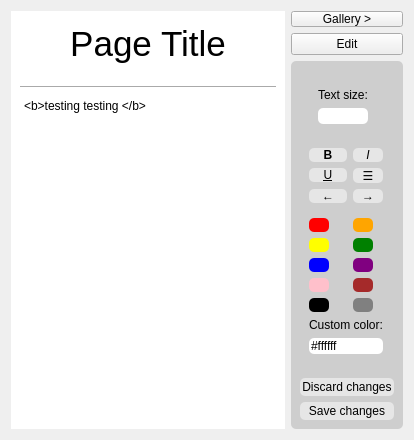
      <widget class="QWidget" name="Page">
       <layout class="QGridLayout" name="gridLayout_5">
        <item row="2" column="1" rowspan="4">
         <widget class="QWidget" name="widget" native="true">
          <property name="sizePolicy">
           <sizepolicy hsizetype="Fixed" vsizetype="Preferred">
            <horstretch>0</horstretch>
            <verstretch>0</verstretch>
           </sizepolicy>
          </property>
          <property name="maximumSize">
           <size>
            <width>120</width>
            <height>16777215</height>
           </size>
          </property>
          <property name="styleSheet">
           <string notr="true">QWidget{
color:black;
background-color:rgb(206, 206, 206);
font: 9pt &quot;Sans Serif Collection&quot;;
border-radius:5px;
}

QPushButton{
color:black;
background-color:#e6e6e6;
font: 9pt &quot;Sans Serif Collection&quot;;
border-radius:5px;
}

QPushButton:pressed{
background-color:gray;
}</string>
          </property>
          <layout class="QVBoxLayout" name="verticalLayout_8">
           <item>
            <widget class="QWidget" name="widget_8" native="true">
             <property name="styleSheet">
              <string notr="true"/>
             </property>
             <layout class="QGridLayout" name="gridLayout_7">
              <item row="11" column="1">
               <widget class="QPushButton" name="brownBtn">
                <property name="sizePolicy">
                 <sizepolicy hsizetype="Fixed" vsizetype="Fixed">
                  <horstretch>0</horstretch>
                  <verstretch>0</verstretch>
                 </sizepolicy>
                </property>
                <property name="maximumSize">
                 <size>
                  <width>20</width>
                  <height>20</height>
                 </size>
                </property>
                <property name="styleSheet">
                 <string notr="true">background-color:brown;</string>
                </property>
                <property name="text">
                 <string/>
                </property>
               </widget>
              </item>
              <item row="0" column="0" colspan="2">
               <widget class="QWidget" name="widget_9" native="true">
                <property name="sizePolicy">
                 <sizepolicy hsizetype="Preferred" vsizetype="Maximum">
                  <horstretch>0</horstretch>
                  <verstretch>0</verstretch>
                 </sizepolicy>
                </property>
                <property name="styleSheet">
                 <string notr="true">border:0px;</string>
                </property>
                <layout class="QVBoxLayout" name="verticalLayout_9">
                 <item>
                  <widget class="QLabel" name="label">
                   <property name="sizePolicy">
                    <sizepolicy hsizetype="Preferred" vsizetype="Fixed">
                     <horstretch>0</horstretch>
                     <verstretch>0</verstretch>
                    </sizepolicy>
                   </property>
                   <property name="styleSheet">
                    <string notr="true">border:0;
font: 8pt &quot;Sans Serif Collection&quot;;</string>
                   </property>
                   <property name="text">
                    <string>Text size:</string>
                   </property>
                  </widget>
                 </item>
                 <item>
                  <widget class="QLineEdit" name="textSize">
                   <property name="sizePolicy">
                    <sizepolicy hsizetype="Fixed" vsizetype="Fixed">
                     <horstretch>0</horstretch>
                     <verstretch>0</verstretch>
                    </sizepolicy>
                   </property>
                   <property name="minimumSize">
                    <size>
                     <width>20</width>
                     <height>0</height>
                    </size>
                   </property>
                   <property name="maximumSize">
                    <size>
                     <width>50</width>
                     <height>20</height>
                    </size>
                   </property>
                   <property name="styleSheet">
                    <string notr="true">background-color:white;</string>
                   </property>
                   <property name="inputMethodHints">
                    <set>Qt::InputMethodHint::ImhDigitsOnly|Qt::InputMethodHint::ImhFormattedNumbersOnly</set>
                   </property>
                  </widget>
                 </item>
                </layout>
               </widget>
              </item>
              <item row="14" column="0" colspan="2">
               <widget class="QLineEdit" name="colorLine">
                <property name="styleSheet">
                 <string notr="true">font: 9pt &quot;Sans Serif Collection&quot;;
background-color:white;</string>
                </property>
                <property name="text">
                 <string>#ffffff</string>
                </property>
               </widget>
              </item>
              <item row="9" column="1">
               <widget class="QPushButton" name="greenBtn">
                <property name="sizePolicy">
                 <sizepolicy hsizetype="Fixed" vsizetype="Fixed">
                  <horstretch>0</horstretch>
                  <verstretch>0</verstretch>
                 </sizepolicy>
                </property>
                <property name="maximumSize">
                 <size>
                  <width>20</width>
                  <height>20</height>
                 </size>
                </property>
                <property name="styleSheet">
                 <string notr="true">background-color:green;</string>
                </property>
                <property name="text">
                 <string/>
                </property>
               </widget>
              </item>
              <item row="5" column="0">
               <widget class="QPushButton" name="underlineBtn">
                <property name="styleSheet">
                 <string notr="true">text-decoration:underline;</string>
                </property>
                <property name="text">
                 <string>U</string>
                </property>
               </widget>
              </item>
              <item row="8" column="0">
               <widget class="QPushButton" name="redBtn">
                <property name="sizePolicy">
                 <sizepolicy hsizetype="Fixed" vsizetype="Fixed">
                  <horstretch>0</horstretch>
                  <verstretch>0</verstretch>
                 </sizepolicy>
                </property>
                <property name="maximumSize">
                 <size>
                  <width>20</width>
                  <height>20</height>
                 </size>
                </property>
                <property name="styleSheet">
                 <string notr="true">background-color:red;</string>
                </property>
                <property name="text">
                 <string/>
                </property>
               </widget>
              </item>
              <item row="15" column="0" colspan="2">
               <widget class="Line" name="line_8">
                <property name="orientation">
                 <enum>Qt::Orientation::Horizontal</enum>
                </property>
               </widget>
              </item>
              <item row="1" column="0" colspan="2">
               <widget class="Line" name="line_5">
                <property name="styleSheet">
                 <string notr="true">border-left:0;
border-right:0;
border-bottom:0;</string>
                </property>
                <property name="orientation">
                 <enum>Qt::Orientation::Horizontal</enum>
                </property>
               </widget>
              </item>
              <item row="13" column="0" colspan="2">
               <widget class="QLabel" name="label_2">
                <property name="sizePolicy">
                 <sizepolicy hsizetype="Preferred" vsizetype="Fixed">
                  <horstretch>0</horstretch>
                  <verstretch>0</verstretch>
                 </sizepolicy>
                </property>
                <property name="styleSheet">
                 <string notr="true">border:0;
font: 8pt &quot;Sans Serif Collection&quot;;</string>
                </property>
                <property name="text">
                 <string>Custom color:</string>
                </property>
               </widget>
              </item>
              <item row="9" column="0">
               <widget class="QPushButton" name="yellowBtn">
                <property name="sizePolicy">
                 <sizepolicy hsizetype="Fixed" vsizetype="Fixed">
                  <horstretch>0</horstretch>
                  <verstretch>0</verstretch>
                 </sizepolicy>
                </property>
                <property name="maximumSize">
                 <size>
                  <width>20</width>
                  <height>20</height>
                 </size>
                </property>
                <property name="styleSheet">
                 <string notr="true">background-color:yellow</string>
                </property>
                <property name="text">
                 <string/>
                </property>
               </widget>
              </item>
              <item row="11" column="0">
               <widget class="QPushButton" name="pinkBtn">
                <property name="sizePolicy">
                 <sizepolicy hsizetype="Fixed" vsizetype="Fixed">
                  <horstretch>0</horstretch>
                  <verstretch>0</verstretch>
                 </sizepolicy>
                </property>
                <property name="maximumSize">
                 <size>
                  <width>20</width>
                  <height>20</height>
                 </size>
                </property>
                <property name="styleSheet">
                 <string notr="true">background-color:pink;</string>
                </property>
                <property name="text">
                 <string/>
                </property>
               </widget>
              </item>
              <item row="4" column="1">
               <widget class="QPushButton" name="italicBtn">
                <property name="styleSheet">
                 <string notr="true">font-style:italic;</string>
                </property>
                <property name="text">
                 <string>I</string>
                </property>
               </widget>
              </item>
              <item row="7" column="0" colspan="2">
               <widget class="Line" name="line_4">
                <property name="styleSheet">
                 <string notr="true">border-left:0;
border-right:0;
border-bottom:0;</string>
                </property>
                <property name="orientation">
                 <enum>Qt::Orientation::Horizontal</enum>
                </property>
               </widget>
              </item>
              <item row="12" column="1">
               <widget class="QPushButton" name="grayBtn">
                <property name="sizePolicy">
                 <sizepolicy hsizetype="Fixed" vsizetype="Fixed">
                  <horstretch>0</horstretch>
                  <verstretch>0</verstretch>
                 </sizepolicy>
                </property>
                <property name="maximumSize">
                 <size>
                  <width>20</width>
                  <height>20</height>
                 </size>
                </property>
                <property name="styleSheet">
                 <string notr="true">background-color:gray;</string>
                </property>
                <property name="text">
                 <string/>
                </property>
               </widget>
              </item>
              <item row="10" column="1">
               <widget class="QPushButton" name="purpleBtn">
                <property name="sizePolicy">
                 <sizepolicy hsizetype="Fixed" vsizetype="Fixed">
                  <horstretch>0</horstretch>
                  <verstretch>0</verstretch>
                 </sizepolicy>
                </property>
                <property name="maximumSize">
                 <size>
                  <width>20</width>
                  <height>20</height>
                 </size>
                </property>
                <property name="styleSheet">
                 <string notr="true">background-color:purple</string>
                </property>
                <property name="text">
                 <string/>
                </property>
               </widget>
              </item>
              <item row="8" column="1">
               <widget class="QPushButton" name="orangeBtn">
                <property name="maximumSize">
                 <size>
                  <width>20</width>
                  <height>20</height>
                 </size>
                </property>
                <property name="styleSheet">
                 <string notr="true">background-color:orange</string>
                </property>
                <property name="text">
                 <string/>
                </property>
               </widget>
              </item>
              <item row="12" column="0">
               <widget class="QPushButton" name="blackBtn">
                <property name="sizePolicy">
                 <sizepolicy hsizetype="Fixed" vsizetype="Fixed">
                  <horstretch>0</horstretch>
                  <verstretch>0</verstretch>
                 </sizepolicy>
                </property>
                <property name="maximumSize">
                 <size>
                  <width>20</width>
                  <height>20</height>
                 </size>
                </property>
                <property name="styleSheet">
                 <string notr="true">background-color:black;</string>
                </property>
                <property name="text">
                 <string/>
                </property>
               </widget>
              </item>
              <item row="4" column="0">
               <widget class="QPushButton" name="boldBtn">
                <property name="styleSheet">
                 <string notr="true">font-weight:bold;</string>
                </property>
                <property name="text">
                 <string>B</string>
                </property>
               </widget>
              </item>
              <item row="10" column="0">
               <widget class="QPushButton" name="blueBtn">
                <property name="sizePolicy">
                 <sizepolicy hsizetype="Fixed" vsizetype="Fixed">
                  <horstretch>0</horstretch>
                  <verstretch>0</verstretch>
                 </sizepolicy>
                </property>
                <property name="maximumSize">
                 <size>
                  <width>20</width>
                  <height>20</height>
                 </size>
                </property>
                <property name="styleSheet">
                 <string notr="true">background-color:blue;</string>
                </property>
                <property name="text">
                 <string/>
                </property>
               </widget>
              </item>
              <item row="5" column="1">
               <widget class="QPushButton" name="centerBtn">
                <property name="text">
                 <string>☰</string>
                </property>
               </widget>
              </item>
              <item row="6" column="0">
               <widget class="QPushButton" name="leftBtn">
                <property name="text">
                 <string>←</string>
                </property>
               </widget>
              </item>
              <item row="6" column="1">
               <widget class="QPushButton" name="rightBtn">
                <property name="text">
                 <string>→</string>
                </property>
               </widget>
              </item>
             </layout>
            </widget>
           </item>
           <item>
            <widget class="QPushButton" name="PageDiscard">
             <property name="sizePolicy">
              <sizepolicy hsizetype="Minimum" vsizetype="Fixed">
               <horstretch>1</horstretch>
               <verstretch>0</verstretch>
              </sizepolicy>
             </property>
             <property name="styleSheet">
              <string notr="true">padding:2px;</string>
             </property>
             <property name="text">
              <string>Discard changes</string>
             </property>
            </widget>
           </item>
           <item>
            <widget class="QPushButton" name="PageSave">
             <property name="sizePolicy">
              <sizepolicy hsizetype="Preferred" vsizetype="Fixed">
               <horstretch>1</horstretch>
               <verstretch>0</verstretch>
              </sizepolicy>
             </property>
             <property name="styleSheet">
              <string notr="true">padding:2px;</string>
             </property>
             <property name="text">
              <string>Save changes</string>
             </property>
            </widget>
           </item>
          </layout>
         </widget>
        </item>
        <item row="0" column="1">
         <widget class="QPushButton" name="pushButton">
          <property name="sizePolicy">
           <sizepolicy hsizetype="Minimum" vsizetype="Fixed">
            <horstretch>0</horstretch>
            <verstretch>0</verstretch>
           </sizepolicy>
          </property>
          <property name="styleSheet">
           <string notr="true">padding-left:5px;
padding-right:5px;</string>
          </property>
          <property name="text">
           <string>Gallery &gt;</string>
          </property>
         </widget>
        </item>
        <item row="0" column="0" rowspan="6">
         <widget class="QWidget" name="widget_2" native="true">
          <property name="sizePolicy">
           <sizepolicy hsizetype="Preferred" vsizetype="Expanding">
            <horstretch>0</horstretch>
            <verstretch>0</verstretch>
           </sizepolicy>
          </property>
          <property name="styleSheet">
           <string notr="true">color:black;
background-color:white;
</string>
          </property>
          <layout class="QVBoxLayout" name="verticalLayout_4">
           <item>
            <widget class="QTextEdit" name="PageTitle">
             <property name="sizePolicy">
              <sizepolicy hsizetype="Expanding" vsizetype="Fixed">
               <horstretch>0</horstretch>
               <verstretch>1</verstretch>
              </sizepolicy>
             </property>
             <property name="maximumSize">
              <size>
               <width>16777215</width>
               <height>60</height>
              </size>
             </property>
             <property name="styleSheet">
              <string notr="true">color:black;
border:0;
font: 26pt &quot;Sans Serif&quot;;</string>
             </property>
             <property name="readOnly">
              <bool>false</bool>
             </property>
             <property name="html">
              <string>&lt;!DOCTYPE HTML PUBLIC &quot;-//W3C//DTD HTML 4.0//EN&quot; &quot;http://www.w3.org/TR/REC-html40/strict.dtd&quot;&gt;
&lt;html&gt;&lt;head&gt;&lt;meta name=&quot;qrichtext&quot; content=&quot;1&quot; /&gt;&lt;meta charset=&quot;utf-8&quot; /&gt;&lt;style type=&quot;text/css&quot;&gt;
p, li { white-space: pre-wrap; }
hr { height: 1px; border-width: 0; }
li.unchecked::marker { content: &quot;\2610&quot;; }
li.checked::marker { content: &quot;\2612&quot;; }
&lt;/style&gt;&lt;/head&gt;&lt;body style=&quot; font-family:'Sans Serif'; font-size:26pt; font-weight:400; font-style:normal;&quot;&gt;
&lt;p align=&quot;center&quot; style=&quot; margin-top:0px; margin-bottom:0px; margin-left:0px; margin-right:0px; -qt-block-indent:0; text-indent:0px;&quot;&gt;Page Title&lt;/p&gt;&lt;/body&gt;&lt;/html&gt;</string>
             </property>
            </widget>
           </item>
           <item>
            <widget class="Line" name="PageLine">
             <property name="styleSheet">
              <string notr="true">border-bottom:0;
border-left:0;
border-right:0;</string>
             </property>
             <property name="orientation">
              <enum>Qt::Orientation::Horizontal</enum>
             </property>
            </widget>
           </item>
           <item>
            <widget class="QTextEdit" name="PageText">
             <property name="enabled">
              <bool>true</bool>
             </property>
             <property name="sizePolicy">
              <sizepolicy hsizetype="Expanding" vsizetype="Preferred">
               <horstretch>0</horstretch>
               <verstretch>6</verstretch>
              </sizepolicy>
             </property>
             <property name="styleSheet">
              <string notr="true">color:black;
border:0;
color:black;
</string>
             </property>
             <property name="html">
              <string>&lt;!DOCTYPE HTML PUBLIC &quot;-//W3C//DTD HTML 4.0//EN&quot; &quot;http://www.w3.org/TR/REC-html40/strict.dtd&quot;&gt;
&lt;html&gt;&lt;head&gt;&lt;meta name=&quot;qrichtext&quot; content=&quot;1&quot; /&gt;&lt;meta charset=&quot;utf-8&quot; /&gt;&lt;style type=&quot;text/css&quot;&gt;
p, li { white-space: pre-wrap; }
hr { height: 1px; border-width: 0; }
li.unchecked::marker { content: &quot;\2610&quot;; }
li.checked::marker { content: &quot;\2612&quot;; }
&lt;/style&gt;&lt;/head&gt;&lt;body style=&quot; font-family:'Segoe UI'; font-size:9pt; font-weight:400; font-style:normal;&quot;&gt;
&lt;p style=&quot; margin-top:0px; margin-bottom:0px; margin-left:0px; margin-right:0px; -qt-block-indent:0; text-indent:0px;&quot;&gt;&amp;lt;b&amp;gt;testing testing &amp;lt;/b&amp;gt;&lt;/p&gt;&lt;/body&gt;&lt;/html&gt;</string>
             </property>
            </widget>
           </item>
          </layout>
         </widget>
        </item>
        <item row="1" column="1">
         <widget class="QPushButton" name="editPgBtn">
          <property name="text">
           <string>Edit</string>
          </property>
         </widget>
        </item>
       </layout>
      </widget>
